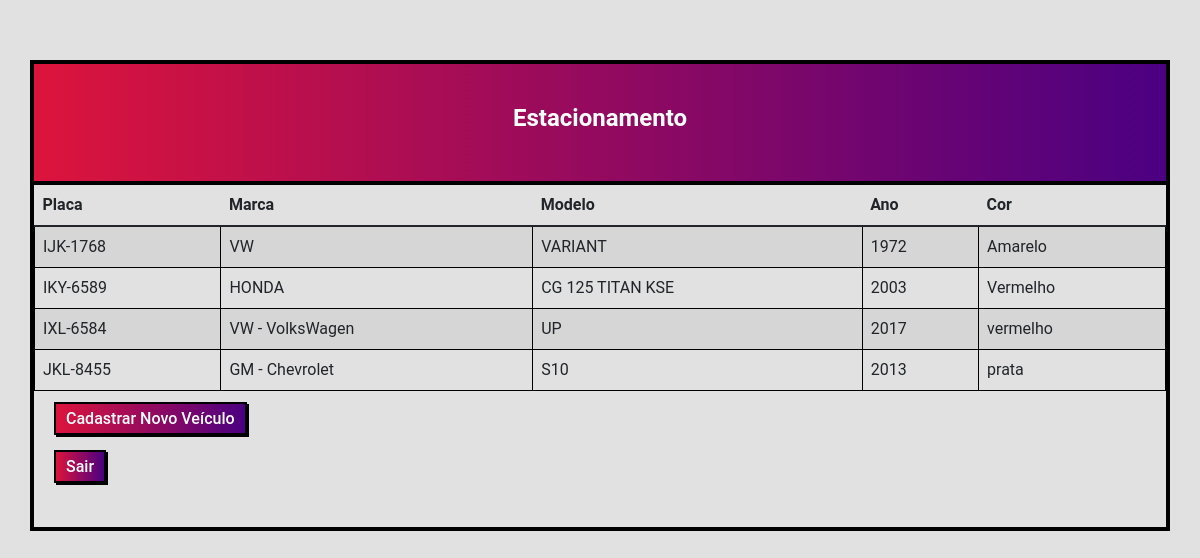
Screenshot of /home_admin.php (signed in) with the database file from the repository.
### tables this page shows
CREATE TABLE `carro` (
  `id_placa` varchar(11) NOT NULL,
  `marca` varchar(35) NOT NULL,
  `modelo` varchar(40) NOT NULL,
  `ano_modelo` varchar(50) NOT NULL,
  `cor` varchar(55) NOT NULL,
  PRIMARY KEY (`id_placa`)
);

### estacionamentoDao_admin.php (called while the page is built, shortened)
<?php
    function buscaTodosCarros()
    {
        $conexao_admin = criaConexao();
        $sql = "SELECT * FROM carro";
        $stmt = $conexao_admin->prepare($sql);
        $stmt->execute();
        $carros = array();
        while ($resultado = $stmt->fetch(PDO::FETCH_ASSOC)) {
            array_push($carros, $resultado);
        }
        return $carros;
    }

### home_admin.php (the view, shortened to what this page needs)
<!DOCTYPE html>
<html lang="en">
<head>
    <link rel="stylesheet" href="https://cdn.jsdelivr.net/npm/bootstrap@5.1.3/dist/css/bootstrap.min.css" rel="stylesheet">
    <link rel="stylesheet" href="https://cdn.jsdelivr.net/npm/bootstrap-icons@1.7.1/font/bootstrap-icons.css">
    <link rel="stylesheet" href="css/style.css">
</head>
<?php
include_once('estacionamentoDao_admin.php');
$listaCarros = buscaTodosCarros();
?>
<body>
    <div class="container" style="border: 4px solid black; padding: 0; margin-top: 5%;">
        <div class="imagem-topo">
            <h4 class="text-center text-white">
                <b>Estacionamento</b>
            </h4>
        </div>
        <section>
            <table class="table table-striped">
                <thead>
                    <tr>
                        <th>Placa</th>
                        <th>Marca</th>
                        <th>Modelo</th>
                        <th>Ano</th>
                        <th>Cor</th>
                    </tr>
                </thead>
                <tbody>
                    <?php foreach ($listaCarros as $value) { ?>
                        <tr>
                            <td><?php echo $value['id_placa'] ?></td>
                            <td><?php echo $value['marca'] ?></td>
                            <td><?php echo $value['modelo'] ?></td>
                            <td><?php echo $value['ano_modelo'] ?></td>
                            <td><?php echo $value['cor'] ?></td>
                        </tr>
                    <?php } ?>
                </tbody>
            </table>
        </section>
        <section>
            <a class="botoes cor-gradiente text-white link" style="margin-left: 20px; text-decoration: none;" href="telaAdicionaCarro_admin.php" role="button">Cadastrar Novo Veículo</a>
            <br>
            <br>
            <a class="botoes cor-gradiente text-white link" style="margin-left: 20px; text-decoration: none;" href="logout.php"> Sair </class> </a>
        </section>
        <section>
            <br>
            <br>
        </section>
    </div>
</body>
</html>

### css/style.css (style rules this page uses)
body { background-color: #e1e1e1; font-family: "Roboto", sans-serif; }
.cor-gradiente { background-image: linear-gradient(to right, crimson, indigo); }
.imagem-topo { padding: 40px 40px 40px 40px; background-image: linear-gradient(to right, crimson, indigo); border-bottom: 4px solid black; }
.botoes { padding: 5px 10px 5px 10px; background-image: linear-gradient(to right, crimson, indigo); min-width: 120px; box-shadow: 2px 2px black; font-weight: 500; }
.text-white { color: white; }
.link { border: 2px solid black; text-decoration: none; }

### home_admin.php (style rules this page uses)
td { border: 1px solid black; }

### rows the page displays
carro: id_placa "IJK-1768", marca "VW", modelo "VARIANT", ano_modelo "1972", cor "Amarelo"
carro: id_placa "IKY-6589", marca "HONDA", modelo "CG 125 TITAN KSE", ano_modelo "2003", cor "Vermelho"
carro: id_placa "IXL-6584", marca "VW - VolksWagen", modelo "UP", ano_modelo "2017", cor "vermelho"
carro: id_placa "JKL-8455", marca "GM - Chevrolet", modelo "S10", ano_modelo "2013", cor "prata"
